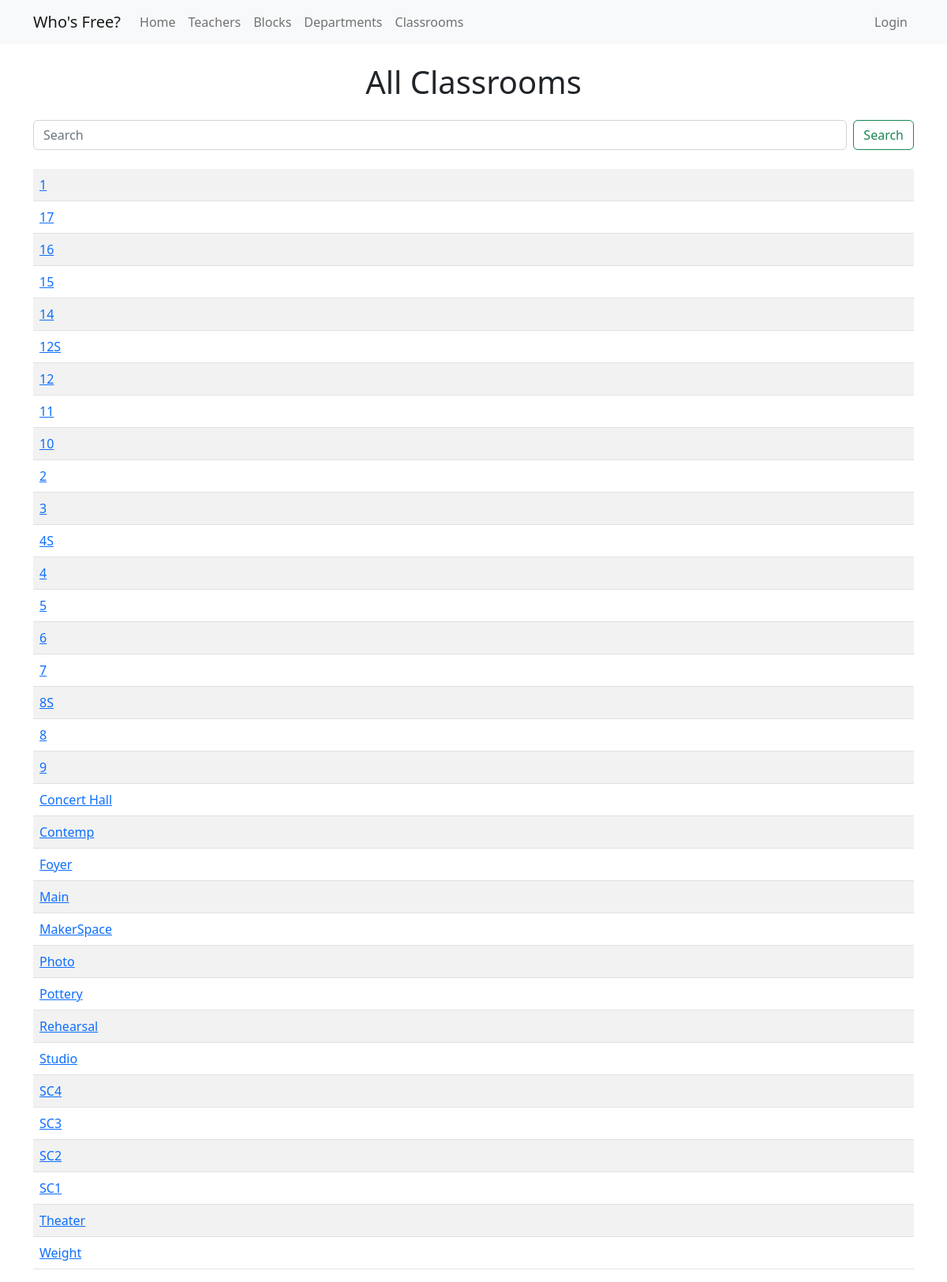
Screenshot of /classrooms.php with the database file from the repository.
### tables this page shows
CREATE TABLE `classrooms` (
  `id` int(11) NOT NULL,
  `name` varchar(50) NOT NULL
);

### app/helpers.php (called while the page is built, shortened)
<?php
function view($name, $model = '', $data = '', $free = '', $or = '', $fr = '') {
  require(APP_PATH . "views/layout.view.php");
}

### classrooms.php (called while the page is built, shortened)
<?php
$view_bag = [
  'title' => 'Classrooms',
  'heading' => 'All Classrooms'
];
if (isset($_GET['search'])) {
  $view_bag['heading'] = "Results for {$_GET['search']}";
  $classrooms = Data::search_classrooms($_GET['search']);
} else {
  $classrooms = Data::get_classrooms();
}
view('classrooms', $classrooms);

### app/data/dataprovider.class.php (called while the page is built, shortened)
<?php
class DataProvider
{
  function __construct($source) {
    $this->source = $source;
  }
  private function connect() {
    try {
      return new PDO($this->source, CONFIG['db_user'], CONFIG['db_password']);
    } catch (PDOException $e) {
      return null;
    }
  }
  private function query($sql, $sql_params = [], $class = '') {
    $db = $this->connect();
    if (empty($sql_params)) {
      $query = $db->query($sql);
    } else {
      $query = $db->prepare($sql);
      $query->execute($sql_params);
    }
    if ($query === false) {
      return [];
    } else {
      $data = $query->fetchAll(PDO::FETCH_CLASS, $class);
      return $data;
    }
  }
  public function get_classrooms() {
    return $this->query(
      'SELECT * FROM classrooms ORDER BY LEFT(name, 1);',
      [],
      'Classroom'
    );
  }
}

### app/data/data.class.php (called while the page is built, shortened)
<?php
require('dataprovider.class.php');
class Data
{
  static private $ds;
  static public function initialize(DataProvider $data_provider) {
    return self::$ds = $data_provider;
  }
  static public function get_classrooms() {
    return self::$ds->get_classrooms();
  }
}

### views/classrooms.view.php (the view)
<div class="row mt-4 mb-4">
  <form class="d-flex me-4" role="search" action="classrooms.php" method="get">
    <input class="form-control me-2" name="search" id="search" type="search" placeholder="Search" aria-label="Search">
    <button class="btn btn-outline-success" type="submit">Search</button>
  </form>
</div>
<table class="table table-striped">
  <?php foreach ($model as $classroom) : ?>
    <tr>
      <td>
        <a href="classroom-detail.php?room=<?= $classroom->id; ?>">
          <?= $classroom->name; ?>
        </a>
      </td>
    </tr>
  <?php endforeach; ?>
</table>

### rows the page displays
classrooms: name "1"
classrooms: name "17"
classrooms: name "16"
classrooms: name "15"
classrooms: name "14"
classrooms: name "12S"
classrooms: name "12"
classrooms: name "11"
classrooms: name "10"
classrooms: name "2"
classrooms: name "3"
classrooms: name "4S"
classrooms: name "4"
classrooms: name "5"
classrooms: name "6"
classrooms: name "7"
classrooms: name "8S"
classrooms: name "8"
classrooms: name "9"
classrooms: name "Concert Hall"
classrooms: name "Contemp"
classrooms: name "Foyer"
classrooms: name "Main"
classrooms: name "MakerSpace"
classrooms: name "Photo"
classrooms: name "Pottery"
classrooms: name "Rehearsal"
classrooms: name "Studio"
classrooms: name "SC4"
classrooms: name "SC3"
classrooms: name "SC2"
classrooms: name "SC1"
classrooms: name "Theater"
classrooms: name "Weight"

### other values shown
$view_bag['heading'] "All Classrooms"
